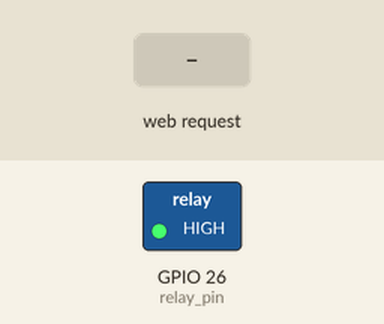
Recording of a sketch running on a simulated ESP32. Shown: switched loads named in the sketch (green lamp = pin HIGH). The inputs (shaded band) are chosen by the test bench. WiFi joins after 1.5 s; servers stay silent unless stated; what the sketch prints to the serial monitor is not drawn.

Above: at 1.2 s.
1.3 s: HTTP request GET /?button1=ON received
At 1.9 s:
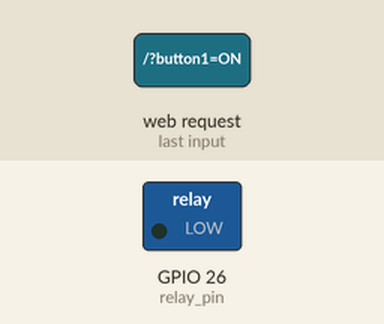
2.8 s: HTTP request GET /?button1=OFF received
At 3.1 s:
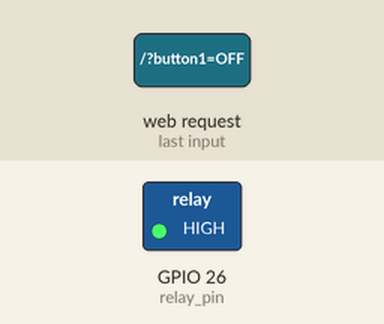
Timing chart, 0 to 5.8 s (numbered marks = the images above; inputs shaded):
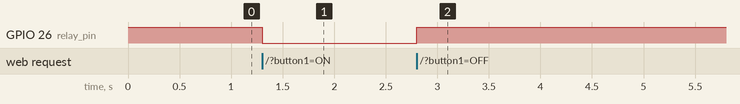

Measured:
- after the input at 1.3 s, GPIO 26 (relay_pin): HIGH → LOW at once
- after the input at 2.8 s, GPIO 26 (relay_pin): LOW → HIGH at once

The sketch:

esp-32_using_webserver.ino
```cpp
#include <WiFi.h>
#define relay_pin 26
const char* ssid="ESP-32";
const char* password="Wanderer@24";
WiFiServer server(80);
String html="<!DOCTYPE html>\
<html lang=\"en\">\
<head>\
    <meta charset=\"UTF-8\">\
    <meta http-equiv=\"X-UA-Compatible\" content=\"IE=edge\">\
    <meta name=\"viewport\" content=\"width=device-width, initial-scale=1.0\">\
    <title>ESP-32 web server</title>\
    <style>\
        .button1{\
            background-color:black;\
            color:white;\
            padding:2%;\
            margin-left:45%;\
            width:10%;\
            display:block;\
            margin-bottom:5%;\
            cursor: pointer;\
        }\
        h1{\
            font-family:'Gill Sans', 'Gill Sans MT', Calibri, 'Trebuchet MS', sans-serif;\
            text-align: center;\
        }\
        h3{\
            text-align: center;\
        }\
    </style>\
</head>\
<body>\
    <h1>IoT using ESP-32</h1>\
    <form>\
        <h3>LED Bulb</h3>\
        <button name=\"button1\" class=\"button1\" value=\"ON\" type=\"submit\">ON</button>\
        <button name=\"button1\" class=\"button1\" value=\"OFF\" type=\"submit\">OFF</button>\
    </form>\
</body>\
</html>";
void connect_WiFi(){
  WiFi.begin(ssid,password);
  while(WiFi.status()!=WL_CONNECTED){
    delay(100);
  }
}
void setup() {
  // put your setup code here, to run once:
  Serial.begin(115200);
  pinMode(relay_pin,OUTPUT);
  digitalWrite(relay_pin,HIGH);
  Serial.println("setting soft access point mode");
  WiFi.softAP(ssid,password);
  IPAddress IP=WiFi.softAPIP();
  Serial.println("AP IP address is:");
  Serial.println(IP);
  server.begin();
}

void loop() {
  // put your main code here, to run repeatedly:
  WiFiClient client=server.available();
  if(client){
    String request=client.readStringUntil('\r');
    if(request.indexOf("button1=ON")!=-1){
      digitalWrite(relay_pin,LOW);
    }
    if(request.indexOf("button1=OFF")!=-1){
      digitalWrite(relay_pin,HIGH);
    }
    client.print(html);
    request="";
  }
}
```
